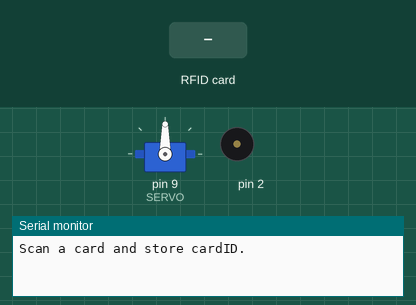
Recording of a sketch running on a simulated Arduino Mega 2560, built with avr-gcc and run on an emulated ATmega2560. On the bench: servo, buzzer (waves = sounding), the last lines printed to the serial monitor. Inputs (shaded band) come from the test bench.

Above: at 0.8 s.
0.9 s: RFID card 00 00 00 00 held to the reader
At 1.4 s:
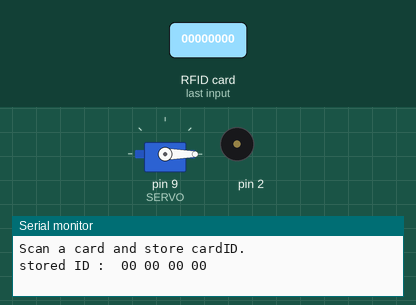
2.4 s: RFID card 5E 7A 19 C4 held to the reader
At 2.8 s:
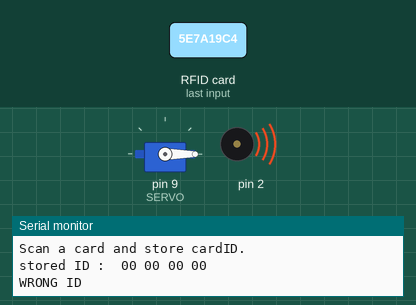
Timing chart, 0 to 5.4 s (numbered marks = the images above; inputs shaded):
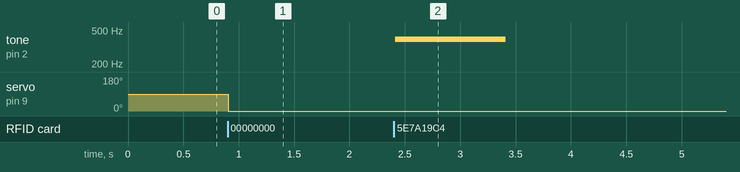

The sketch:

_______0609___11_1.ino
```cpp
#include <Servo.h>
#include <SPI.h>
#include <MFRC522.h>
#define RST_PIN 5
#define SS_PIN 53
#define SERVO 9
MFRC522 mfrc522(SS_PIN, RST_PIN);           // mfrc522 객체생성
Servo myservo;                              // myservo 객체생성
byte IDbuffer[] = {0x00, 0x00, 0x00, 0x00}; // ID 저장을 위한 배열

void setup()
{
  Serial.begin(9600);
  SPI.begin();           // SPI 시작
  mfrc522.PCD_Init();    //RFID 모듈 시작
  myservo.attach(SERVO); // 9번 핀을 서보제어에 사용
  Serial.println("Scan a card and store cardID.");
  while (!mfrc522.PICC_IsNewCardPresent())
    ; // RFID 카드가 접촉될 때까지 대기
  while (!mfrc522.PICC_ReadCardSerial())
    ;                                             // RFID의 ID를 읽을 때까지 대기
  storeID(mfrc522.uid.uidByte, mfrc522.uid.size); // 읽어들인 ID (~.uidByte) 크기(4자리수, ~uid.size)를 저장
  mfrc522.PICC_HaltA();                           // RFID 동작 정지
  myservo.write(0);                               // 서보 모터 위치 초기화
}
void loop()
{
  if (!mfrc522.PICC_IsNewCardPresent())
  {
    return; // 접촉된 RFID 카드가 없는 경우 loop 함수 종료하고,  loop 다시 시작
  }
  if (!mfrc522.PICC_ReadCardSerial())
  {
    return;
    // 접촉된 RFID 카드의 ID를 읽을 수 없는 경우 loop 함수 종료하고 loop 다시 시작
  }
  compareID(mfrc522.uid.uidByte, mfrc522.uid.size);
  // 초기에 저장한 RFID 카드와 새로 읽은 카드의 ID를 비교
  mfrc522.PICC_HaltA(); // RFID 정지
}
void compareID(byte *buffer, byte bufferSize)
{
  for (byte i = 0; i < bufferSize; i++)
  { // 저장된 ID와 새로 읽은 ID 배열을 비교
    if (buffer[i] == IDbuffer[i])
    { // 같으면 비교 계속, 다르면 비교 중지
      continue;
    }
    else
    {
      Serial.println("WRONG ID");
      tone(2, 392, 1000);
      return;
    }
  }
  Serial.println("CORRECT ID"); // 마지막까지 ID가 같은 경우 서보모터 동작
  myservo.write(90);            // 도어락 열림
  delay(2000);                  //2초후 다시 닫음
  myservo.write(0);
}

void storeID(byte *buffer, byte bufferSize)
{
  Serial.print("stored ID : ");
  for (int i = 0; i < bufferSize; i++)
  {
    IDbuffer[i] = buffer[i]; // 새로 읽은 ID 배열을 저장
    if (buffer[i] < 0x10)
    {
      Serial.print(" 0");
    }
    else
    {
      Serial.print(" ");
    }
    //한자리 16진수이면 한칸 띄고 0을 앞에 붙여서 프린트, 두자리이면 한칸만 띄고 프린트
    Serial.print(buffer[i], HEX); // 읽어들인 ID를 16진수 형태로 표시
  }
  Serial.println();
}
```

Measured:
- after the input at 0.9 s, servo on pin 9 (SERVO): 90° → 0° at once
- after the input at 2.4 s, tone on pin 2: silent → 392 Hz at once, → silent 1.0 s later
